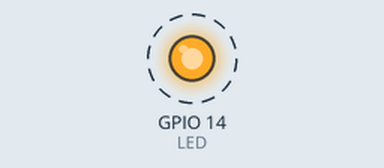
Bench run of a program on a simulated ESP32. Parts: output pins drawn as LEDs (lit = HIGH). Dashed ring = blinking. What the program prints to the serial monitor is not drawn.

Above: at 0.1 s.
Timing chart, 0 to 3.0 s (numbered marks = the images above):
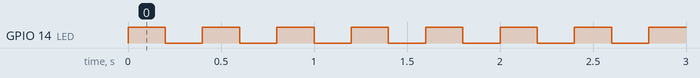

Measured:
- by itself, GPIO 14 (LED): alternates HIGH for 0.20 s and LOW for 0.20 s, 46 changes in all, then stays LOW

The program:

main.cpp
```cpp
#include <Arduino.h>

/*Biblioitecas do FreeRTOS*/
#include <freertos/FreeRTOS.h>
#include <freertos/task.h>

/* Mapeamento de pinos*/
#define LED 14

/* Variaveis para mapeamento de handles*/
TaskHandle_t task_1_Handle = NULL;
TaskHandle_t task_2_Handle = NULL;

/* Prototipos das tasks*/

void vTask1(void *pvParameters);
void vTask2(void *pvParameters);

void setup() {
  Serial.begin(112500);
  pinMode(LED, OUTPUT);

  xTaskCreate(vTask1, "Task1", configMINIMAL_STACK_SIZE, NULL, 1, &task_1_Handle);
  xTaskCreate(vTask2, "Task2", configMINIMAL_STACK_SIZE+1024, NULL, 2, &task_2_Handle);

}

void loop() {
  vTaskDelay(3000);

}

void vTask1(void *pvParameters){
  while (true){
    digitalWrite(LED, !digitalRead(LED));
    vTaskDelay(pdMS_TO_TICKS(200));
  }

}


void vTask2(void *pvParameters){
  int cont = 0;
  while (true){
    Serial.println("Task 2: " + String(cont++));

    if(cont == 10){
      if(task_1_Handle != NULL){
        Serial.println("Deletando task 1 ...");
        vTaskDelete(task_1_Handle);
        digitalWrite(LED, LOW);
        task_1_Handle = NULL;
      }
    }

    if(cont == 15){
      Serial.println("Deletando Task 2 ...");
      vTaskDelete(NULL);
    }

    vTaskDelay(pdMS_TO_TICKS(1000 ));
  }

}
```
